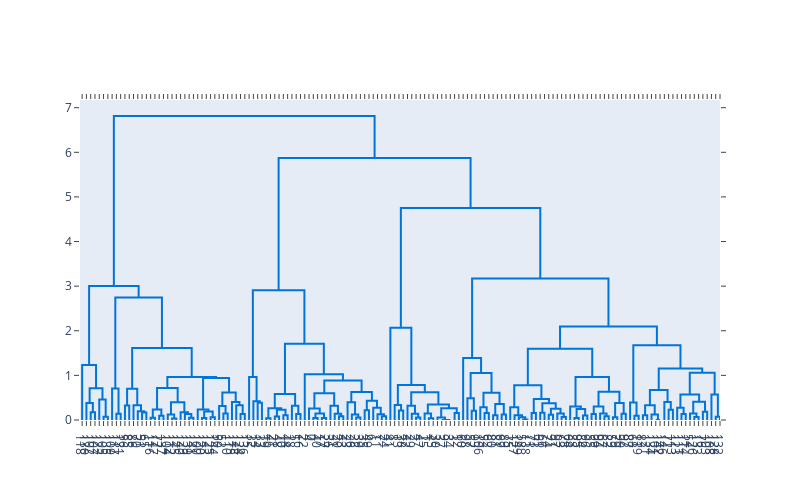
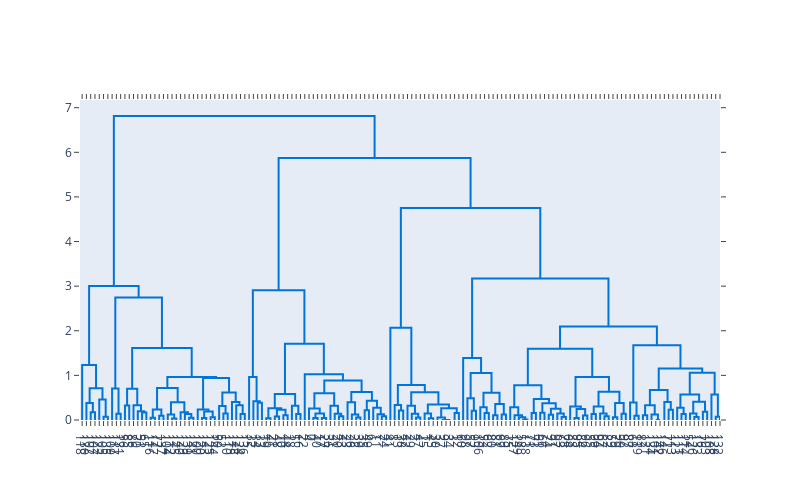

Notebook source saved alongside these figures, in order:
### Code cell
# We'll pass a color_threshold of 0 to make all the branches the same color:
# Create the dendrogram
fig = ff.create_dendrogram(df_iris_pca, color_threshold=0)
fig.update_layout(width=800, height=500)
fig.show()
